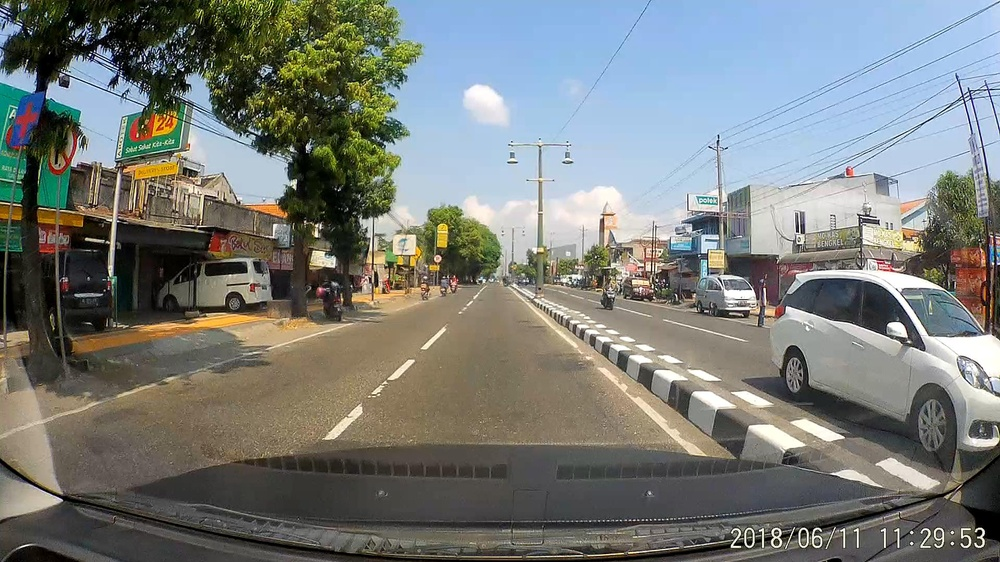
%> input picture img/solo-jogja_1_1141.jpg, 1000 x 562 px, shrunk from 1920 x 1080 before the run
$ octave --eval "result = Morfologi(imread('img/solo-jogja_1_1141.jpg'));"   (GNU Octave 9; MATLAB toolbox functions it lacks are replaced by stand-ins)
%> lines starting %> are read from the running program, lines starting %| are printed output that depends on the picture
function [ MfImage1, MfImage2  ] = Morfologi( BwImage )

    %
    seD = strel('diamond',2);
    BwImage = imerode(BwImage,seD);
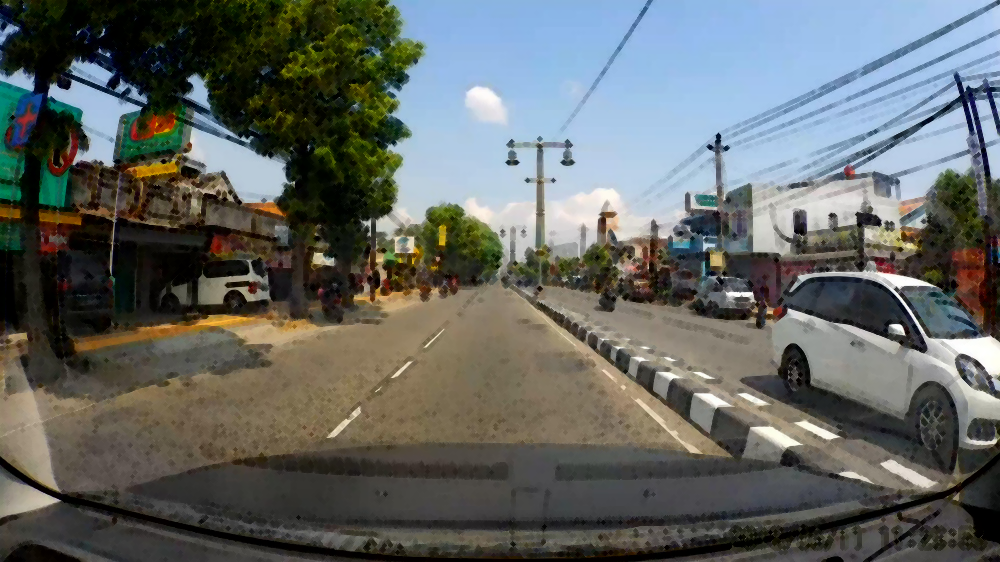
%> BwImage: size 562x1000x3 uint8; mean R, G, B 98, 102, 99.3
    MfImage1 = BwImage;
% %     MfImage = imerode(BWfinal,seD);
%
    seD = strel('diamond',10);
    BwImage = imdilate(BwImage,seD);
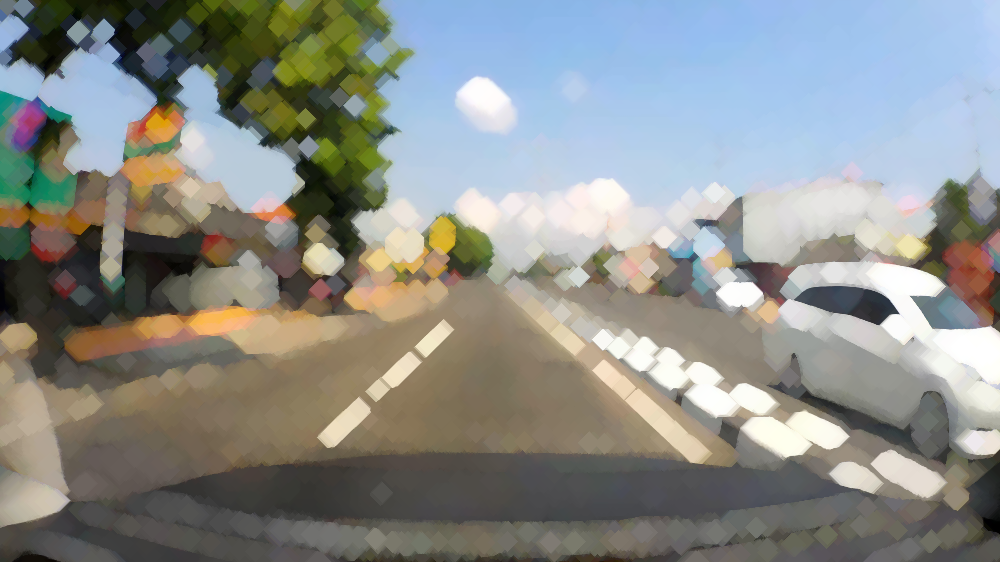
%> BwImage: size 562x1000x3 uint8; mean R, G, B 138.9, 141.3, 137.4

    se = strel('disk',2);
    maskOpen = imopen(BwImage,se);

    se2 = strel('disk',4);
    maskClose = imclose(maskOpen,se2);
    BWdfill = imfill(maskClose, 'holes');
    BwImage = imclearborder(BWdfill, 4);
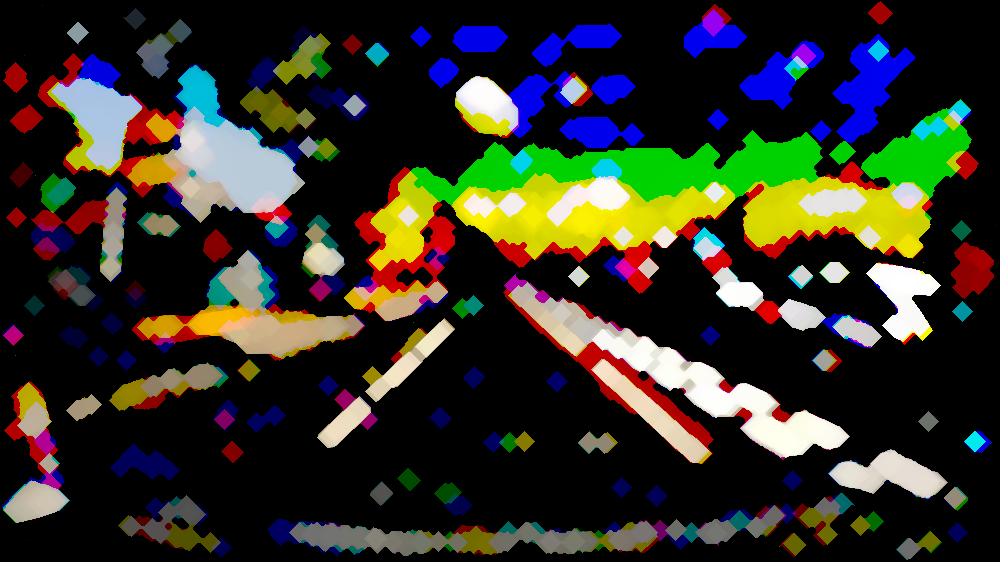
%> BwImage: size 562x1000x3 uint8; mean R, G, B 49.2, 49.2, 38.6

    seD = strel('diamond',10);
    BwImage = imdilate(BwImage,seD);
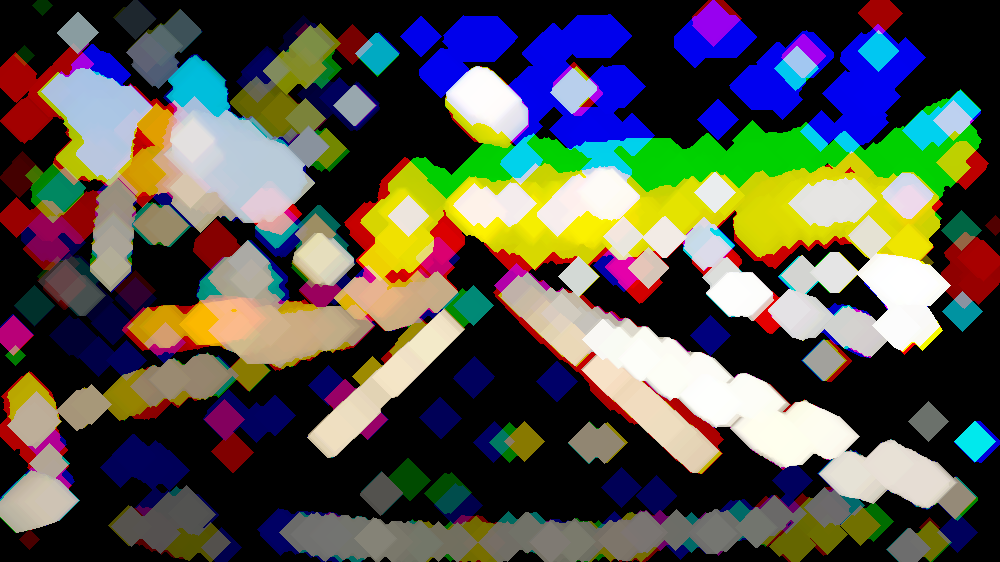
%> BwImage: size 562x1000x3 uint8; mean R, G, B 85, 84.2, 77.8

    MfImage2 = BwImage;
% [7 lines of commented-out code are left out]
end

$ run again, on img/solo-jogja_1_1151.jpg
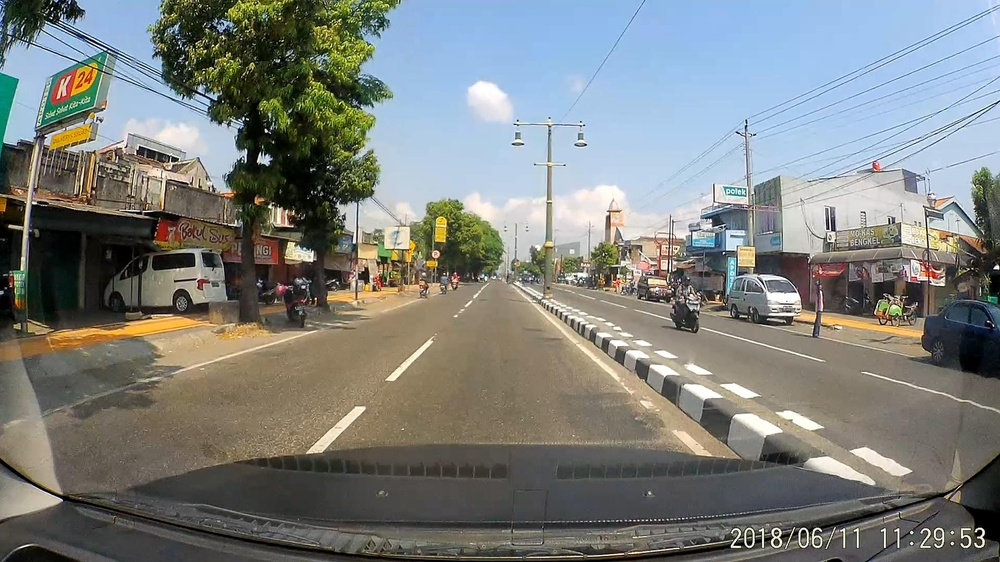
%> input picture img/solo-jogja_1_1151.jpg, 1000 x 562 px, shrunk from 1920 x 1080 before the run
%> in Morfologi, `BwImage = imclearborder(BWdfill, 4);`:
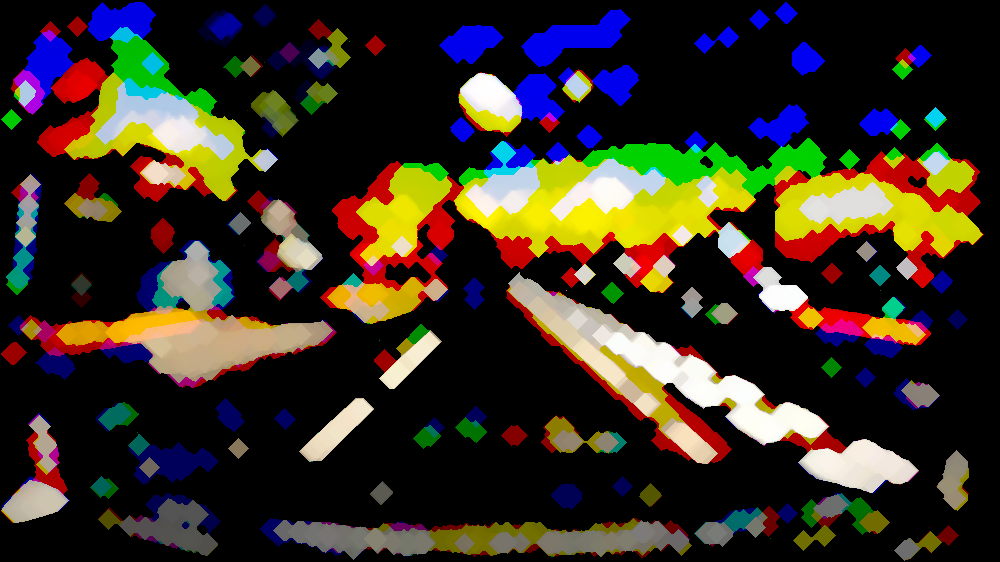
%> BwImage: size 562x1000x3 uint8; mean R, G, B 55.3, 48.2, 35.7
%> in Morfologi, `BwImage = imdilate(BwImage,seD);`:
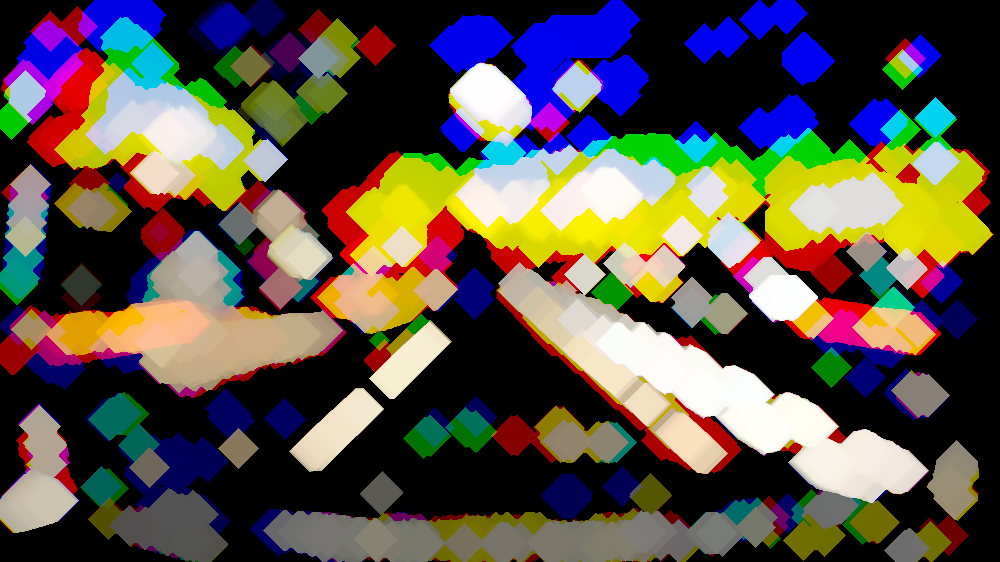
%> BwImage: size 562x1000x3 uint8; mean R, G, B 89.9, 82.8, 72.8

$ run again, on img/solo-jogja_1_1161.jpg
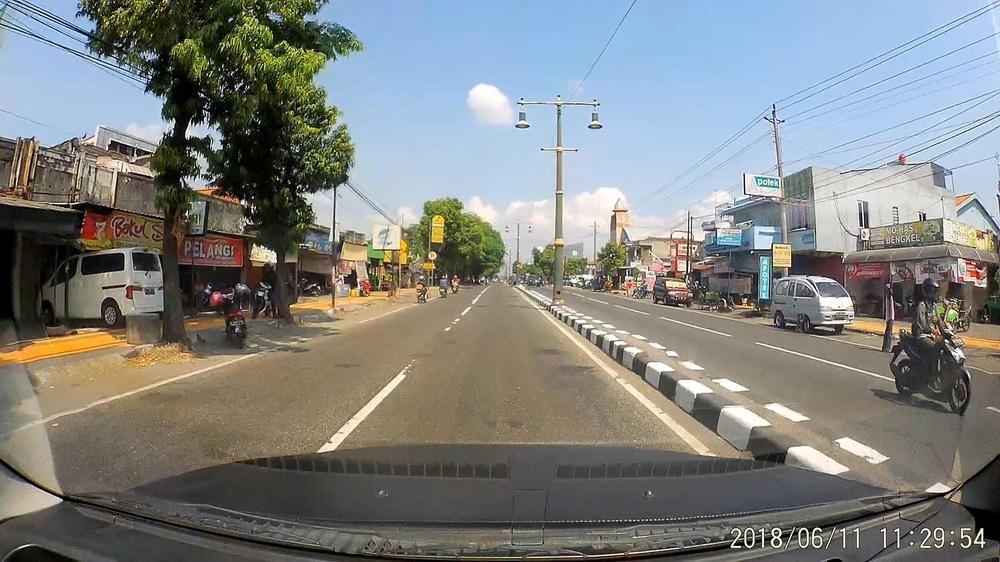
%> input picture img/solo-jogja_1_1161.jpg, 1000 x 562 px, shrunk from 1920 x 1080 before the run
%> in Morfologi, `BwImage = imclearborder(BWdfill, 4);`:
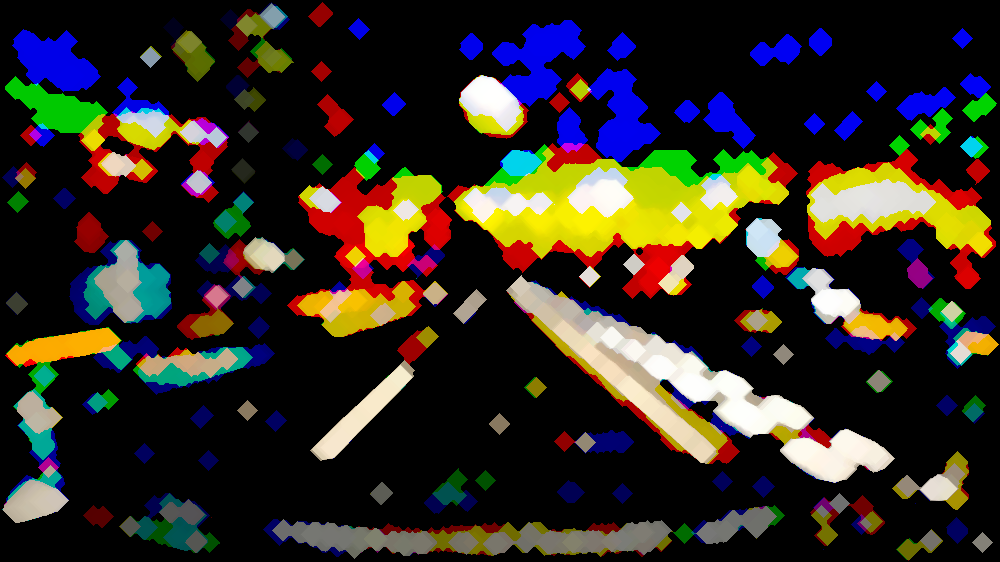
%> BwImage: size 562x1000x3 uint8; mean R, G, B 49.7, 44, 35.5
%> in Morfologi, `BwImage = imdilate(BwImage,seD);`:
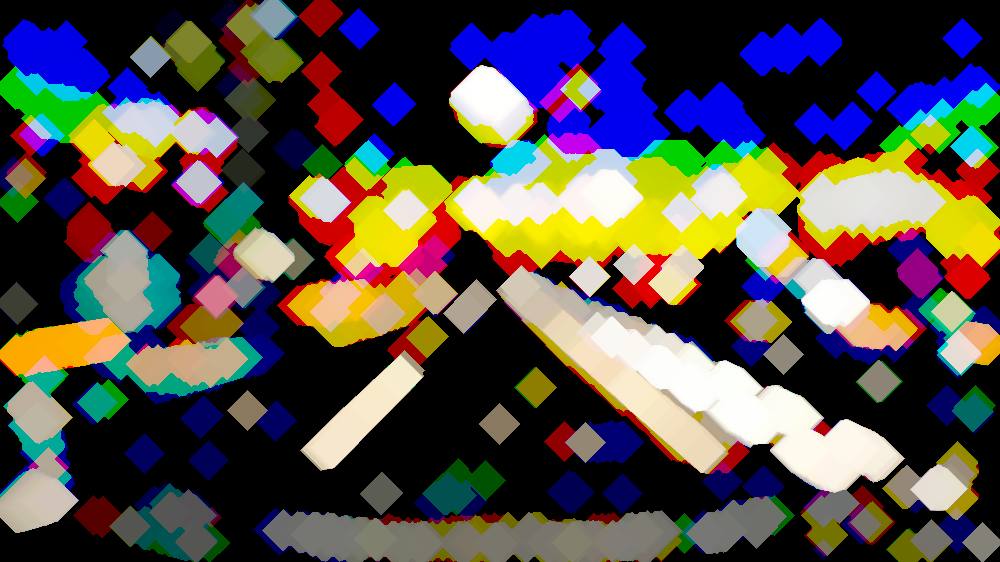
%> BwImage: size 562x1000x3 uint8; mean R, G, B 84.3, 78.3, 73.3
